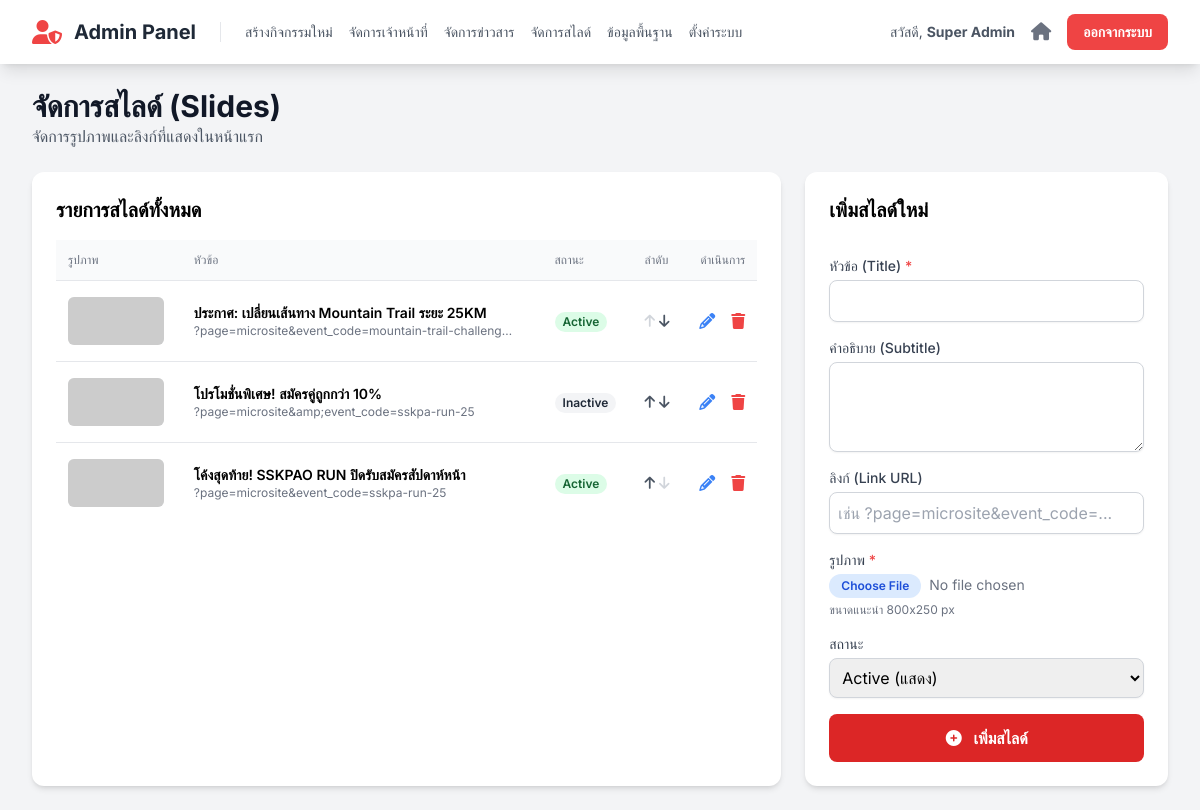
Screenshot of /admin/slides_management.php (signed in) with the database file from the repository.
### tables this page shows
CREATE TABLE `slides` (
  `id` int(11) NOT NULL,
  `image_url` text NOT NULL,
  `title` varchar(255) NOT NULL,
  `subtitle` text DEFAULT NULL,
  `link_url` text DEFAULT NULL,
  `sort_order` int(11) NOT NULL DEFAULT 0,
  `is_active` tinyint(1) NOT NULL DEFAULT 1
);

### functions.php (called while the page is built, shortened)
<?php
function e($data) {
    return htmlspecialchars($data ?? '', ENT_QUOTES, 'UTF-8');
}
?>

### admin/slides_management.php (the view, shortened to what this page needs)
<?php
require_once '../config.php';
require_once '../functions.php';
$slides = $mysqli->query("SELECT * FROM slides ORDER BY sort_order ASC")->fetch_all(MYSQLI_ASSOC);
include 'partials/header.php';
?>
<div class="flex justify-between items-center mb-6">
    <div>
        <h1 class="text-3xl font-bold text-gray-900">จัดการสไลด์ (Slides)</h1>
        <p class="text-gray-600">จัดการรูปภาพและลิงก์ที่แสดงในหน้าแรก</p>
    </div>
</div>
<div class="grid grid-cols-1 lg:grid-cols-3 gap-6">
    <div class="lg:col-span-2 bg-white p-6 rounded-xl shadow-md">
        <h2 class="text-xl font-bold mb-4">รายการสไลด์ทั้งหมด</h2>
        <div class="overflow-x-auto">
            <table class="min-w-full divide-y divide-gray-200">
                <thead class="bg-gray-50">
                    <tr>
                        <th class="px-3 py-3 text-left text-xs font-medium text-gray-500 uppercase">รูปภาพ</th>
                        <th class="px-3 py-3 text-left text-xs font-medium text-gray-500 uppercase">หัวข้อ</th>
                        <th class="px-3 py-3 text-left text-xs font-medium text-gray-500 uppercase">สถานะ</th>
                        <th class="px-3 py-3 text-left text-xs font-medium text-gray-500 uppercase">ลำดับ</th>
                        <th class="px-3 py-3 text-right text-xs font-medium text-gray-500 uppercase">ดำเนินการ</th>
                    </tr>
                </thead>
                <tbody class="bg-white divide-y divide-gray-200">
                    <?php if (empty($slides)): ?>
                        <tr><td colspan="5" class="text-center py-6 text-gray-500">ยังไม่มีสไลด์</td></tr>
                    <?php else: ?>
                        <?php foreach ($slides as $index => $slide): ?>
                        <tr>
                            <td class="px-3 py-4">
                                <img src="../<?= e($slide['image_url']) ?>" alt="Slide Image" class="w-24 h-12 object-cover rounded-md bg-gray-100" onerror="this.src='https://placehold.co/800x250?text=No+Image';">
                            </td>
                            <td class="px-3 py-4">
                                <div class="text-sm font-semibold"><?= e($slide['title']) ?></div>
                                <div class="text-xs text-gray-500 truncate max-w-xs"><?= e($slide['link_url']) ?></div>
                            </td>
                            <td class="px-3 py-4 text-sm">
                                <span class="px-2 inline-flex text-xs leading-5 font-semibold rounded-full <?= $slide['is_active'] ? 'bg-green-100 text-green-800' : 'bg-gray-100 text-gray-800' ?>">
                                    <?= $slide['is_active'] ? 'Active' : 'Inactive' ?>
                                </span>
                            </td>
                            <td class="px-3 py-4 text-sm">
                                <a href="../actions/update_slide_order.php?id=<?= e($slide['id']) ?>&direction=up"
                                   class="<?= $index === 0 ? 'text-gray-300 cursor-not-allowed' : 'text-gray-600 hover:text-black' ?>"
                                   title="เลื่อนขึ้น"><i class="fa-solid fa-arrow-up"></i></a>
                                <a href="../actions/update_slide_order.php?id=<?= e($slide['id']) ?>&direction=down"
                                   class="<?= $index === count($slides) - 1 ? 'text-gray-300 cursor-not-allowed' : 'text-gray-600 hover:text-black' ?>"
                                   title="เลื่อนลง"><i class="fa-solid fa-arrow-down"></i></a>
                            </td>
                            <td class="px-3 py-4 text-right">
                                <div class="flex items-center justify-end space-x-4">
                                    <button type="button" onclick='editSlide(<?= json_encode($slide, JSON_HEX_APOS | JSON_HEX_QUOT) ?>)' class="text-blue-500 hover:text-blue-700" title="แก้ไข">
                                        <i class="fa-solid fa-pencil-alt"></i>
                                    </button>
                                    <form action="../actions/manage_slides.php" method="POST" onsubmit="return confirm('คุณแน่ใจหรือไม่ว่าต้องการลบสไลด์นี้?');" class="inline-block">
                                        <button type="submit" class="text-red-500 hover:text-red-700" title="ลบ">
                                            <i class="fa-solid fa-trash"></i>
                                        </button>
                                    </form>
                                </div>
                            </td>
                        </tr>
                        <?php endforeach; ?>
                    <?php endif; ?>
                </tbody>
            </table>
        </div>
    </div>
    <div id="form-container" class="bg-white p-6 rounded-xl shadow-md h-fit">
        <div class="flex justify-between items-start">
            <h2 id="form-title" class="text-xl font-bold mb-4">เพิ่มสไลด์ใหม่</h2>
        </div>
        <form id="slide-form" action="../actions/manage_slides.php" method="POST" enctype="multipart/form-data" class="space-y-4">
            <div>
                <label for="title" class="block text-sm font-medium text-gray-700">หัวข้อ (Title) <span class="text-red-500">*</span></label>
                <input type="text" id="title-input" name="title" required class="mt-1 block w-full border border-gray-300 rounded-lg shadow-sm p-2">
            </div>
            <div>
                <label for="subtitle" class="block text-sm font-medium text-gray-700">คำอธิบาย (Subtitle)</label>
                <textarea id="subtitle-input" name="subtitle" rows="3" class="mt-1 block w-full border border-gray-300 rounded-lg shadow-sm p-2"></textarea>
            </div>
             <div>
                <label for="link_url" class="block text-sm font-medium text-gray-700">ลิงก์ (Link URL)</label>
                <input type="text" id="link-url-input" name="link_url" placeholder="เช่น ?page=microsite&event_code=..." class="mt-1 block w-full border border-gray-300 rounded-lg shadow-sm p-2">
            </div>
             <div>
                <label for="image" class="block text-sm font-medium text-gray-700">รูปภาพ <span id="image-required" class="text-red-500">*</span></label>
                <input type="file" id="image-input" name="image" accept="image/jpeg,image/png,image/webp" class="mt-1 block w-full text-sm text-gray-500 file:mr-2 file:py-1 file:px-3 file:rounded-full file:border-0 file:text-xs file:font-semibold file:bg-blue-100 file:text-blue-700 hover:file:bg-blue-200">
                <p id="image-helper" class="text-xs text-gray-500 mt-1">ขนาดแนะนำ 800x250 px</p>
            </div>
            <div>
                <label for="is_active" class="block text-sm font-medium text-gray-700">สถานะ</label>
                <select id="is-active-input" name="is_active" class="mt-1 block w-full border border-gray-300 rounded-lg shadow-sm p-2">
                    <option value="1">Active (แสดง)</option>
                </select>
            </div>
            <button id="submit-btn" type="submit" class="w-full bg-red-600 hover:bg-red-700 text-white font-bold py-3 px-4 rounded-lg">
                <i class="fa-solid fa-plus-circle mr-2"></i> เพิ่มสไลด์
            </button>
        </form>
    </div>
</div>
<?php
include 'partials/footer.php';
?>

### admin/partials/header.php (style rules this page uses)
body { font-family: 'Inter', 'Sarabun', sans-serif; }

### rows the page displays
slides: title "ประกาศ: เปลี่ยนเส้นทาง Mountain Trail ระยะ 25KM", link_url "?page=microsite&event_code=mountain-trail-challeng…", is_active "Active"
slides: title "โปรโมชั่นพิเศษ! สมัครคู่ถูกกว่า 10%", link_url "?page=microsite&amp;event_code=sskpa-run-25", is_active "Inactive"
slides: title "โค้งสุดท้าย! SSKPAO RUN ปิดรับสมัครสัปดาห์หน้า", link_url "?page=microsite&event_code=sskpa-run-25", is_active "Active"

### other values shown
$staff_info['full_name'] "Super Admin"
